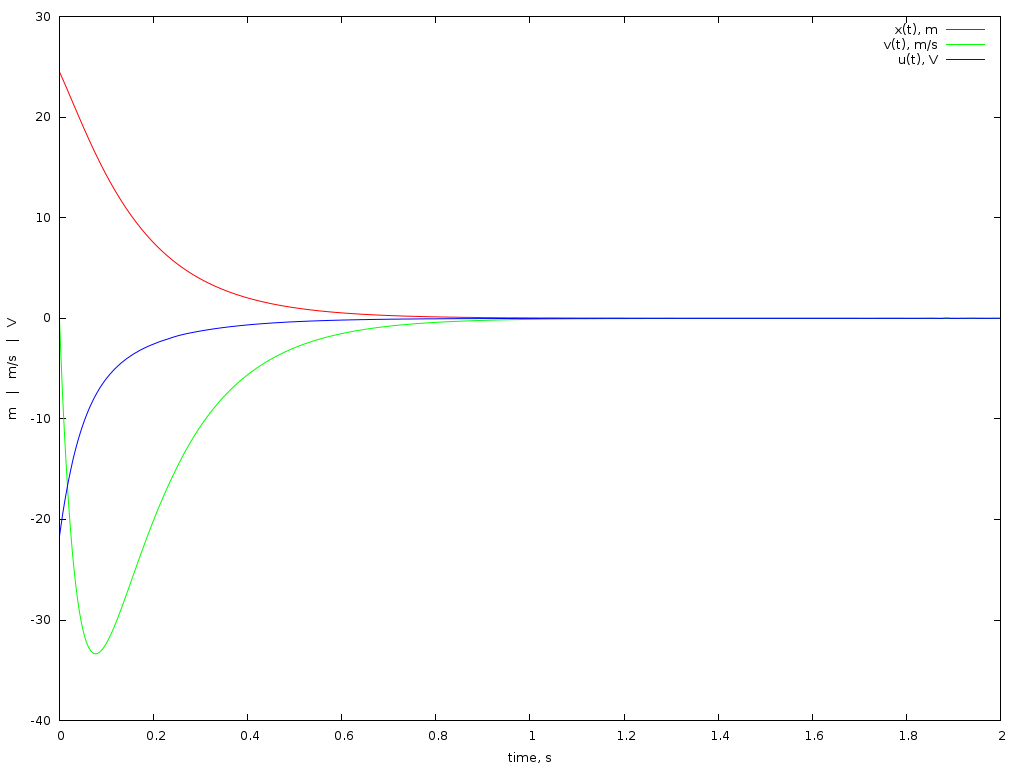

Generate this figure with gnuplot:
set terminal pngcairo size 1024,768 enhanced font 'Verdana,10'
set output 'theory.png'

set ylabel "m   |   m/s   |   V"
set xlabel "time, s"
show xlabel
show ylabel

plot 'theory.dat' using 1:2 title "x(t), m" with lines, '' using 1:3 title "v(t), m/s" with lines, '' using 1:4 title "u(t), V" with lines

